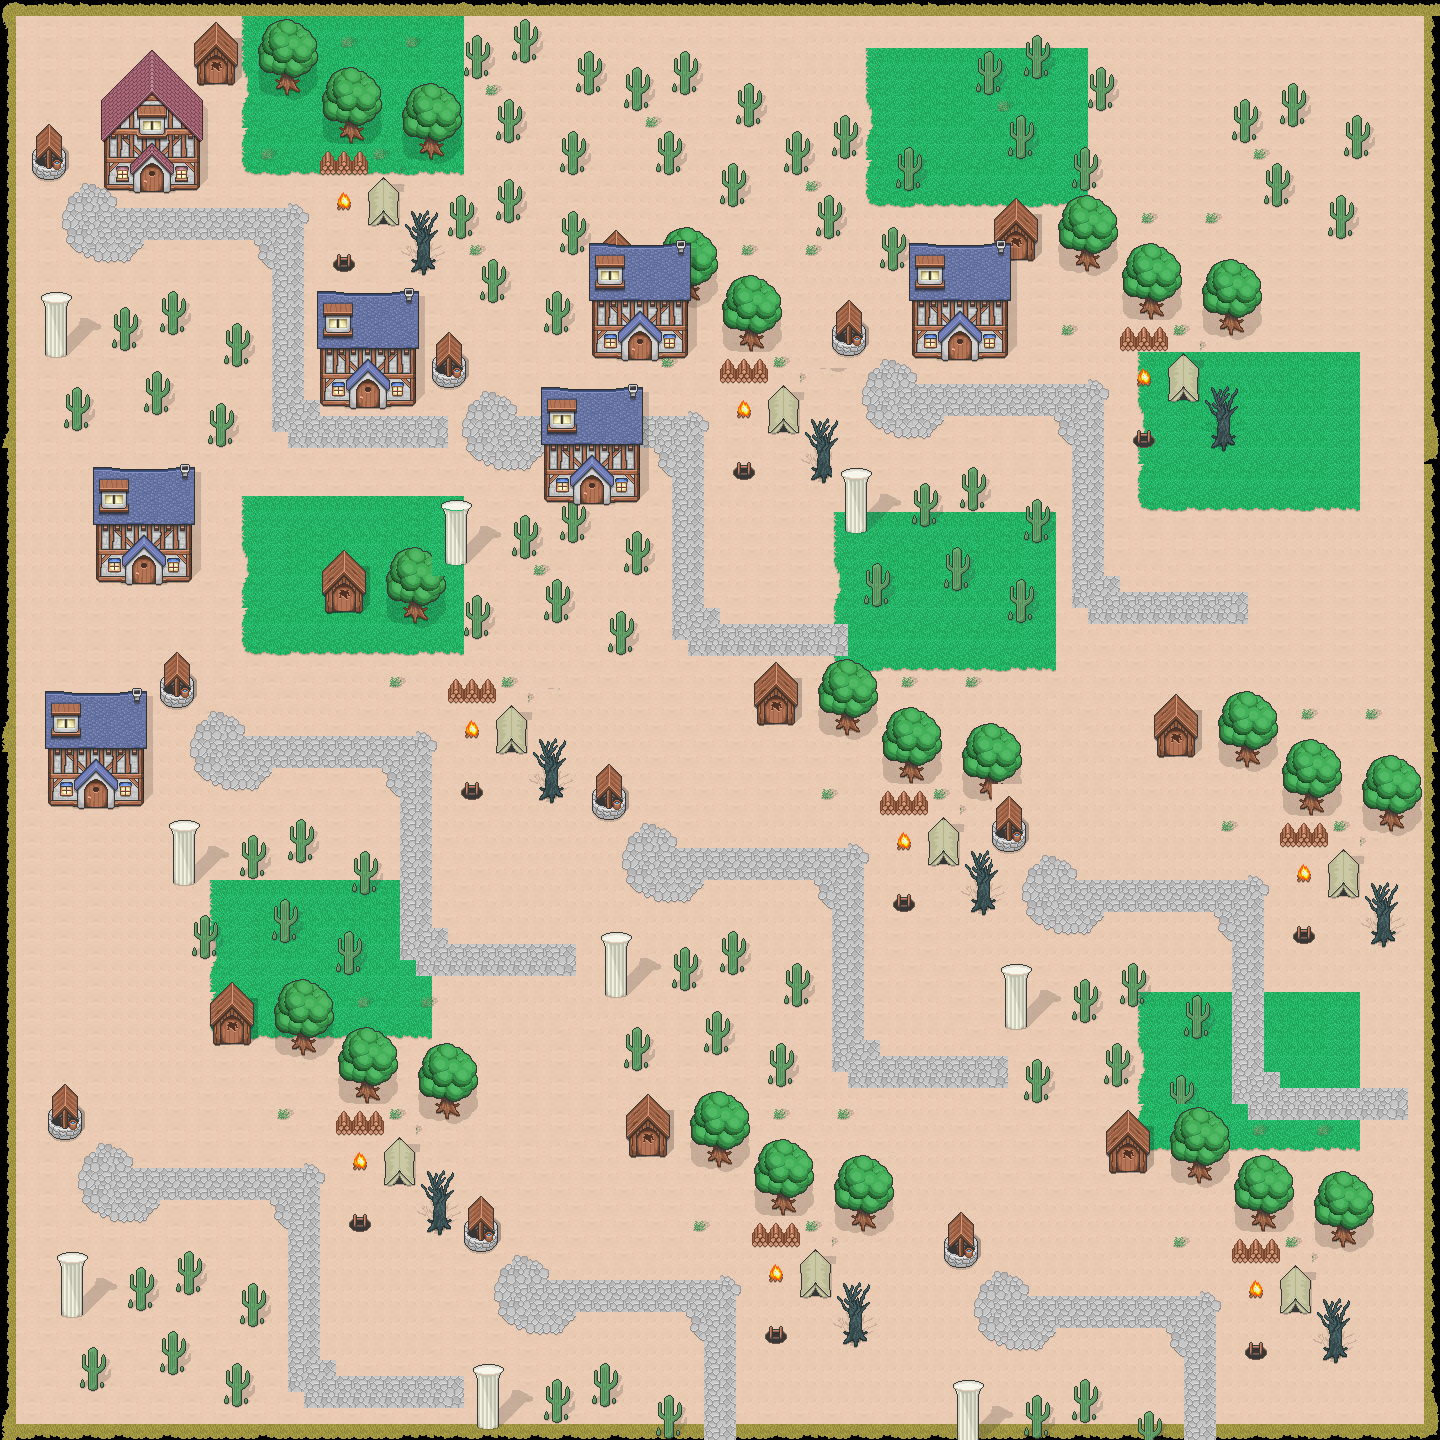

This is a level from a 2D game, rendered from its Tiled map with the project's own tilesets. A one-line summary and the map file follow, with tile-layer data summarised:
An orthogonal 90x90 tile map with 16x16 px tiles, 4 tile layers (ground, ground2, ground deco, objects).

<map version="1.0" orientation="orthogonal" renderorder="right-down" width="90" height="90" tilewidth="16" tileheight="16" nextobjectid="1">
 <tileset firstgid="1" name="tilesheet" tilewidth="16" tileheight="16" tilecount="1960" columns="20">
  <image source="tilesheet.png" trans="ffffff" width="320" height="1568" />
 </tileset>
 <layer name="ground" width="90" height="90">
  <data>[8100 cells, 8100 non-empty, 20 distinct tile ids]</data>
 </layer>
 <layer name="ground2" width="90" height="90">
  <data>[8100 cells, 980 non-empty, 17 distinct tile ids]</data>
 </layer>
 <layer name="ground deco" width="90" height="90">
  <data>[8100 cells, 2868 non-empty, 158 distinct tile ids]</data>
 </layer>
 <layer name="objects" width="90" height="90">
  <data>[8100 cells, 454 non-empty, 134 distinct tile ids]</data>
 </layer>
</map>
